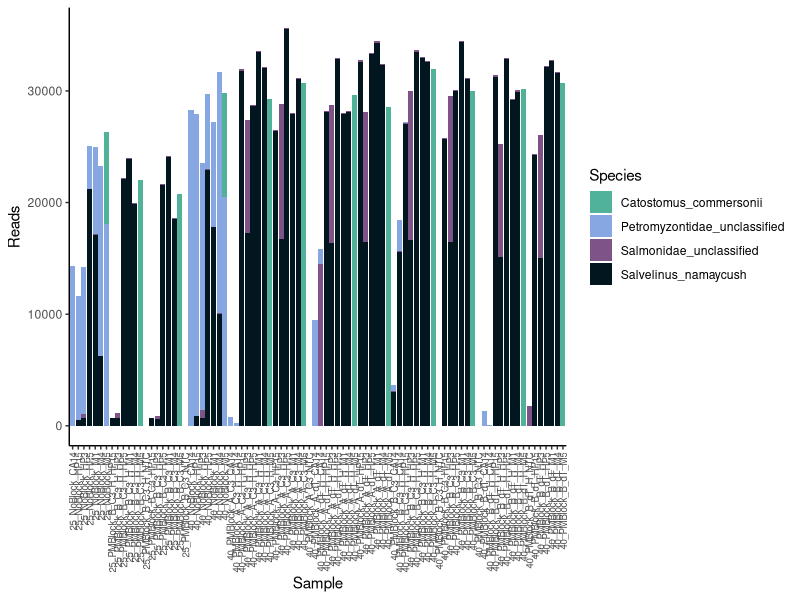
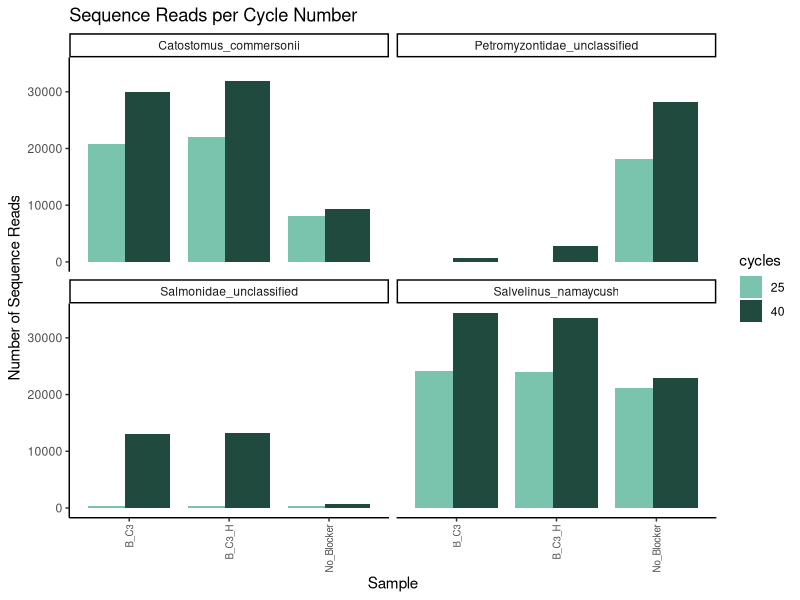

Here is the R script that generated these plots, in order:
# Comparison of 25-Cycle Sequences

# libraries
library(tidyverse)
library(readxl)

# data set up

matrix <- read_excel("./12S_SL_BP_Micro.mothur.community.matrix.xls")
# change name of first column to indicate the sample
colnames(matrix)[1] <- "Sample"
matrix1 <- matrix[,1:5]

matrix1$block <- ifelse(grepl("NoBlock", matrix1$Sample), "No", "Yes")
matrix1$cycles <- ifelse(grepl("25", matrix1$Sample), "25", "40")
matrix1 <- matrix1 %>%
  mutate(specific_blocker = case_when(
    grepl("40_PMBlock_A_C3_H_", Sample) ~ "40_A_C3_H",
    grepl("40_PMBlock_B_C3_H_", Sample) ~ "40_B_C3_H",
    grepl("40_PMBlock_A_dT_H_", Sample) ~ "40_A_dT_H",
    grepl("40_PMBlock_B_dT_H_", Sample) ~ "40_B_dT_H",
    grepl("40_PMBlock_A_C3", Sample) ~ "40_A_C3",
    grepl("40_PMBlock_B_C3", Sample) ~ "40_B_C3",
    grepl("40_PMBlock_A_dT", Sample) ~ "40_A_dT",
    grepl("40_PMBlock_B_dT", Sample) ~ "40_B_dT",
    grepl("25_PMBlock_B_C3_H_", Sample) ~ "25_B_C3_H",
    grepl("25_PMBlock_B_C3", Sample) ~ "25_B_C3",
    TRUE ~ "No_Blocker" # default case if none of the above conditions are met
  ))

# elongate for bar charts
matrix_long <- matrix1 %>%
  pivot_longer(cols = c(Salvelinus_namaycush, Catostomus_commersonii, Petromyzontidae_unclassified, Salmonidae_unclassified), 
               names_to = "Species", values_to = "Reads")
# simplify sample and blocker names
matrix_long$Sample <- gsub("\\.12S$", "", matrix_long$Sample)
matrix_long <-   mutate(matrix_long, specific_blocker = str_replace_all(specific_blocker, c("^40_" = "", "^25_" = "")))
# add digestive sample column
matrix_long <- matrix_long %>%
  mutate(Digestive_Sample = case_when(
    grepl("CA14", Sample) ~ "CA14",
    grepl("HP3", Sample) ~ "HP3",
    grepl("HP15", Sample) ~ "HP15",
    grepl("HP5", Sample) ~ "HP5",
    grepl("M1", Sample) ~ "M1",
    grepl("M4", Sample) ~ "M4",
    grepl("M5", Sample) ~ "M5",
    TRUE ~ "NTC" # default case
  ))

# some colors
custom_colors <- c("#50b299","#87a7e3", "#7d5388","#01161e")
custom_colors2 <- c("#7ac4ae", "#1f4a3d")
#-------- some basic stats n plots
#colors
custom_colors <- c("#50b299","#87a7e3", "#7d5388","#01161e")
# all samples
ggplot(matrix_long, aes(x = Sample, y = Reads, fill = Species)) +
  geom_col() +
  scale_fill_manual(values = custom_colors) +
  theme_classic()+
  theme(axis.text.x = element_text(angle = 90, vjust = 0.5, hjust = 1, size =7))

# filter to just compare 25-cycle samples with respective 40-cycle samples
matrix_long_25comparison <- matrix_long %>%
  filter(specific_blocker %in% c("No_Blocker", "B_C3", "B_C3_H"))
# plot as side by side barplot
ggplot(matrix_long_25comparison, aes(x = specific_blocker, y = Reads, fill = cycles)) +
  geom_bar(stat="identity", position=position_dodge(width = 0.75)) + # Make sure to set the dodge width
  facet_wrap(~Species) + # create a separate panel for each species
  scale_fill_manual(values = custom_colors2) +
  theme_classic() +
  theme(axis.text.x = element_text(angle = 90, vjust = 0.5, hjust = 1, size = 7)) +
  labs(x = "Sample", 
       y = "Number of Sequence Reads", 
       title = "Sequence Reads per Cycle Number")















